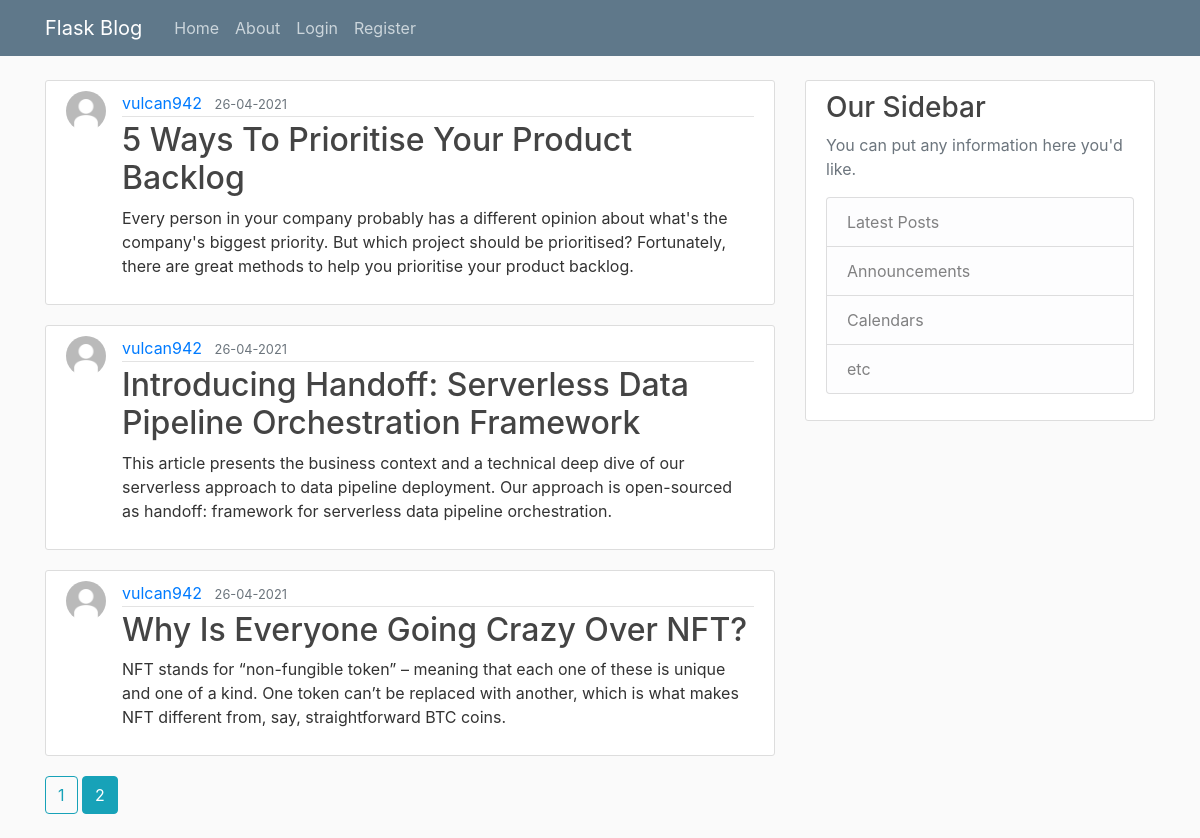
The page /user/vulcan942?page=2 on the database its author committed.
### flaskblog/models.py (models this page shows, shortened)
class Post(db.Model):
    id = db.Column(db.Integer, primary_key=True)
    title = db.Column(db.String(100), nullable=False)
    date_posted = db.Column(db.DateTime, nullable=False, default=datetime.utcnow)
    content = db.Column(db.Text, nullable=False)
    user_id = db.Column(db.Integer, db.ForeignKey("user.id"), nullable=False)

class User(db.Model, UserMixin):
    id = db.Column(db.Integer, primary_key=True)
    username = db.Column(db.String(20), unique=True, nullable=False)
    email = db.Column(db.String(120), unique=True, nullable=False)
    password = db.Column(db.String(60), nullable=False)
    image_file = db.Column(db.String(20), nullable=False, default="default.jpg")
    posts = db.relationship("Post", backref="author", lazy=True)

### flaskblog/users/routes.py (the view)
@users.route("/user/<string:username>")
def user_posts(username):
    page = request.args.get("page", 1, type=int)
    user = User.query.filter_by(username=username).first_or_404()
    posts = (
        Post.query.filter_by(author=user)
        .order_by(Post.date_posted.desc())
        .paginate(page=page, per_page=3)
    )
    return render_template(
        "user_posts.html", posts=posts, user=user, title="User Posts"
    )

### flaskblog/templates/user_posts.html (shortened to what this page needs)
{% extends "layout.html" %}
{% block content %} {% for post in posts.items %}
<article class="media content-section">
  <img
    style="width: 40px; height: 40px"
    class="rounded-circle article-img"
    src="{{ url_for('static',filename='profile_pics/'+post.author.image_file) }}"
  />
  <div class="media-body">
    <div class="article-metadata">
      <a class="mr-2" href="{{ url_for('users.user_posts',username=post.author.username)}}">{{ post.author.username }}</a>
      <small class="text-muted"
        >{{ post.date_posted.strftime('%d-%m-%Y') }}</small
      >
    </div>
    <h2>
      <a class="article-title" href="{{ url_for('posts.post', post_id=post.id)}}"
        >{{ post.title }}</a
      >
    </h2>
    <p class="article-content">{{ post.content }}</p>
  </div>
</article>
{% endfor %} {% for page_num in posts.iter_pages(left_edge=1,
right_edge=1,left_current=1,right_current=2)%} {% if page_num %} {% if
posts.page == page_num %}
<a class="btn btn-info mb-4" href=" {{url_for('users.user_posts',username=user.username,page=page_num)}}"
  >{{page_num}}</a
>
{% else %}
<a class="btn btn-outline-info mb-4" href=" {{url_for('users.user_posts',username=user.username,page=page_num)}}"
  >{{page_num}}</a
>
{% endif %} {% else %} ... {% endif %} {%endfor%} {% endblock content%}

### flaskblog/static/main.css (style rules this page uses)
body { background: #fafafa; color: #333333; margin-top: 5rem; }
h1, h2, h3, h4, h5, h6 { color: #444444; }
a { text-decoration: none; }
.content-section { background: #ffffff; padding: 10px 20px; border: 1px solid #dddddd; border-radius: 3px; margin-bottom: 20px; }
.article-title { text-transform: capitalize; color: #444444; }
.article-content { white-space: pre-line; }
.article-img { height: 65px; width: 65px; margin-right: 16px; }
.article-metadata { padding-bottom: 1px; margin-bottom: 4px; border-bottom: 1px solid #e3e3e3 }

### rows shown on the page
Post: image_file (placeholder picture), author.username "vulcan942", date_posted "26-04-2021", title "5 Ways To Prioritise Your Product Backlog", content "Every person in your company probably has a different opinion about what's the company's biggest priority. But which project should be prioritised? Fortunately, there are great methods to help you prioritise your product backlog."
Post: image_file (placeholder picture), author.username "vulcan942", date_posted "26-04-2021", title "Introducing Handoff: Serverless Data Pipeline Orchestration Framework", content "This article presents the business context and a technical deep dive of our serverless approach to data pipeline deployment. Our approach is open-sourced as handoff: framework for serverless data pipeline orchestration."
Post: image_file (placeholder picture), author.username "vulcan942", date_posted "26-04-2021", title "Why Is Everyone Going Crazy Over NFT?", content "NFT stands for “non-fungible token” – meaning that each one of these is unique and one of a kind. One token can’t be replaced with another, which is what makes NFT different from, say, straightforward BTC coins."

### other values the page prints
{{ page_num }} "1"
{{ page_num }} "2"
